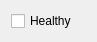
<?xml version="1.0" encoding="UTF-8"?>
<ui version="4.0">
 <class>cls_connStateChecker</class>
 <widget class="QWidget" name="cls_connStateChecker">
  <property name="geometry">
   <rect>
    <x>0</x>
    <y>0</y>
    <width>97</width>
    <height>41</height>
   </rect>
  </property>
  <property name="windowTitle">
   <string>Form</string>
  </property>
  <layout class="QHBoxLayout" name="horizontalLayout">
   <item>
    <widget class="QCheckBox" name="checkBox">
     <property name="text">
      <string>Healthy</string>
     </property>
    </widget>
   </item>
  </layout>
 </widget>
 <resources/>
 <connections/>
</ui>
